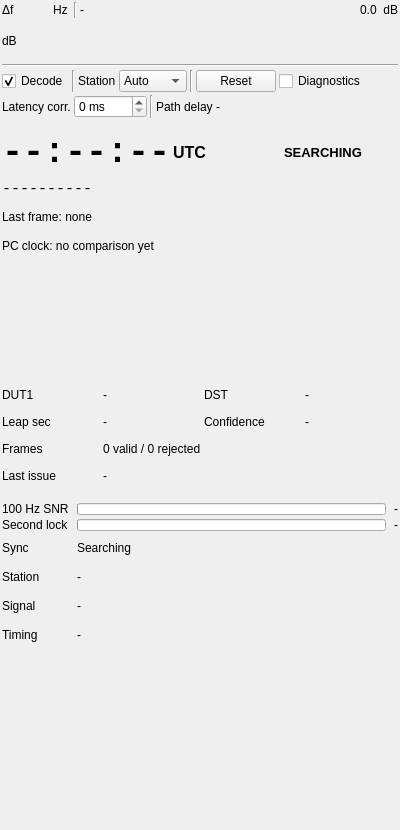
<?xml version="1.0" ?>
<ui version="4.0">
 
 
 <class>AHRWWVGUI</class>
 
 
 <widget class="RollupContents" name="AHRWWVGUI">
  <property name="geometry">
   <rect>
    <x>0</x>
    <y>0</y>
    <width>400</width>
    <height>830</height>
   </rect>
  </property>
  <property name="sizePolicy">
   <sizepolicy hsizetype="Expanding" vsizetype="Preferred">
    <horstretch>0</horstretch>
    <verstretch>0</verstretch>
   </sizepolicy>
  </property>
  <property name="minimumSize">
   <size>
    <width>352</width>
    <height>0</height>
   </size>
  </property>
  <property name="font">
   <font>
    <family>Liberation Sans</family>
    <pointsize>9</pointsize>
   </font>
  </property>
  <property name="focusPolicy">
   <enum>Qt::StrongFocus</enum>
  </property>
  <property name="windowTitle">
   <string>AHR WWV/WWVH Time Decoder</string>
  </property>
  <widget class="QWidget" name="settingsContainer" native="true">
   <property name="geometry">
    <rect>
     <x>0</x>
     <y>0</y>
     <width>400</width>
     <height>120</height>
    </rect>
   </property>
   <property name="minimumSize">
    <size>
     <width>350</width>
     <height>0</height>
    </size>
   </property>
   <property name="windowTitle">
    <string>Settings</string>
   </property>
   <layout class="QVBoxLayout" name="settingsContainerLayout">
    <property name="spacing">
     <number>3</number>
    </property>
    <property name="leftMargin">
     <number>2</number>
    </property>
    <property name="topMargin">
     <number>2</number>
    </property>
    <property name="rightMargin">
     <number>2</number>
    </property>
    <property name="bottomMargin">
     <number>2</number>
    </property>
    <item>
     <layout class="QHBoxLayout" name="freqLayout">
      <item>
       <widget class="QLabel" name="deltaLabel">
        <property name="text">
         <string>Δf</string>
        </property>
       </widget>
      </item>
      <item>
       <widget class="ValueDialZ" name="deltaFrequency" native="true">
        <property name="sizePolicy">
         <sizepolicy hsizetype="Maximum" vsizetype="Maximum">
          <horstretch>0</horstretch>
          <verstretch>0</verstretch>
         </sizepolicy>
        </property>
        <property name="minimumSize">
         <size>
          <width>32</width>
          <height>16</height>
         </size>
        </property>
        <property name="font">
         <font>
          <family>Liberation Mono</family>
          <pointsize>12</pointsize>
         </font>
        </property>
        <property name="cursor">
         <cursorShape>PointingHandCursor</cursorShape>
        </property>
        <property name="focusPolicy">
         <enum>Qt::StrongFocus</enum>
        </property>
        <property name="toolTip">
         <string>Channel offset from the receiver centre frequency (Hz). Put the channel on the WWV/WWVH carrier.</string>
        </property>
       </widget>
      </item>
      <item>
       <widget class="QLabel" name="deltaUnits">
        <property name="text">
         <string>Hz </string>
        </property>
       </widget>
      </item>
      <item>
       <widget class="Line" name="line1">
        <property name="orientation">
         <enum>Qt::Vertical</enum>
        </property>
       </widget>
      </item>
      <item>
       <widget class="QLabel" name="tunedFrequency">
        <property name="text">
         <string>-</string>
        </property>
        <property name="toolTip">
         <string>Absolute frequency the decoder is listening to</string>
        </property>
       </widget>
      </item>
      <item>
       <spacer name="hsp1">
        <property name="orientation">
         <enum>Qt::Horizontal</enum>
        </property>
        <property name="sizeHint" stdset="0">
         <size>
          <width>10</width>
          <height>10</height>
         </size>
        </property>
       </spacer>
      </item>
      <item>
       <layout class="QHBoxLayout" name="channelPowerLayout">
        <item>
         <widget class="QLabel" name="channelPower">
          <property name="text">
           <string>0.0</string>
          </property>
          <property name="toolTip">
           <string>Channel power</string>
          </property>
          <property name="layoutDirection">
           <enum>Qt::RightToLeft</enum>
          </property>
         </widget>
        </item>
        <item>
         <widget class="QLabel" name="channelPowerUnits">
          <property name="text">
           <string> dB</string>
          </property>
         </widget>
        </item>
       </layout>
      </item>
     </layout>
    </item>
    <item>
     <layout class="QHBoxLayout" name="powerLayout">
      <item>
       <widget class="QLabel" name="channelPowerMeterUnits">
        <property name="text">
         <string>dB</string>
        </property>
       </widget>
      </item>
      <item>
       <widget class="LevelMeterSignalDB" name="channelPowerMeter" native="true">
        <property name="sizePolicy">
         <sizepolicy hsizetype="Expanding" vsizetype="MinimumExpanding">
          <horstretch>0</horstretch>
          <verstretch>0</verstretch>
         </sizepolicy>
        </property>
        <property name="minimumSize">
         <size>
          <width>0</width>
          <height>24</height>
         </size>
        </property>
        <property name="font">
         <font>
          <family>Liberation Mono</family>
          <pointsize>8</pointsize>
         </font>
        </property>
        <property name="toolTip">
         <string>Channel level (dB). Top trace: average, bottom trace: peak, tip: peak hold</string>
        </property>
       </widget>
      </item>
     </layout>
    </item>
    <item>
     <widget class="Line" name="hl1">
      <property name="orientation">
       <enum>Qt::Horizontal</enum>
      </property>
     </widget>
    </item>
    <item>
     <layout class="QHBoxLayout" name="controlLayout">
      <item>
       <widget class="QCheckBox" name="decoderEnabled">
        <property name="text">
         <string>Decode</string>
        </property>
        <property name="checked">
         <bool>true</bool>
        </property>
        <property name="toolTip">
         <string>Run the WWV/WWVH time-code decoder</string>
        </property>
       </widget>
      </item>
      <item>
       <widget class="Line" name="line2">
        <property name="orientation">
         <enum>Qt::Vertical</enum>
        </property>
       </widget>
      </item>
      <item>
       <widget class="QLabel" name="stationLabel">
        <property name="text">
         <string>Station</string>
        </property>
       </widget>
      </item>
      <item>
       <widget class="QComboBox" name="station">
        <property name="toolTip">
         <string>Station label. Auto uses the seconds-tick tone (1000 Hz WWV, 1200 Hz WWVH). Also selects the propagation path used for the PC clock comparison.</string>
        </property>
        <item>
         <property name="text">
          <string>Auto</string>
         </property>
        </item>
        <item>
         <property name="text">
          <string>WWV</string>
         </property>
        </item>
        <item>
         <property name="text">
          <string>WWVH</string>
         </property>
        </item>
       </widget>
      </item>
      <item>
       <widget class="Line" name="line3">
        <property name="orientation">
         <enum>Qt::Vertical</enum>
        </property>
       </widget>
      </item>
      <item>
       <widget class="QPushButton" name="resetDecoder">
        <property name="text">
         <string>Reset</string>
        </property>
        <property name="toolTip">
         <string>Clear the decoder and start searching again</string>
        </property>
       </widget>
      </item>
      <item>
       <widget class="QCheckBox" name="showDiagnostics">
        <property name="text">
         <string>Diagnostics</string>
        </property>
        <property name="toolTip">
         <string>Show the 100 Hz envelope / pulse diagnostic panel</string>
        </property>
       </widget>
      </item>
      <item>
       <spacer name="hsp2">
        <property name="orientation">
         <enum>Qt::Horizontal</enum>
        </property>
        <property name="sizeHint" stdset="0">
         <size>
          <width>10</width>
          <height>10</height>
         </size>
        </property>
       </spacer>
      </item>
     </layout>
    </item>
    <item>
     <layout class="QHBoxLayout" name="latencyLayout">
      <item>
       <widget class="QLabel" name="latencyLabel">
        <property name="text">
         <string>Latency corr.</string>
        </property>
        <property name="toolTip">
         <string>Known delay between the antenna and this plugin (SDR + SDRangel buffering). Subtracted from the PC clock comparison only.</string>
        </property>
       </widget>
      </item>
      <item>
       <widget class="QSpinBox" name="latencyCorrection">
        <property name="suffix">
         <string> ms</string>
        </property>
        <property name="minimum">
         <number>0</number>
        </property>
        <property name="maximum">
         <number>2000</number>
        </property>
        <property name="toolTip">
         <string>Known receive-chain latency in ms (0 if unknown). Only affects the PC clock comparison.</string>
        </property>
       </widget>
      </item>
      <item>
       <widget class="Line" name="line4">
        <property name="orientation">
         <enum>Qt::Vertical</enum>
        </property>
       </widget>
      </item>
      <item>
       <widget class="QLabel" name="pathLabel">
        <property name="text">
         <string>Path delay</string>
        </property>
       </widget>
      </item>
      <item>
       <widget class="QLabel" name="pathDelay">
        <property name="text">
         <string>-</string>
        </property>
        <property name="toolTip">
         <string>Estimated skywave delay from the station to your position (SDRangel My Position). Removed from the PC clock comparison.</string>
        </property>
       </widget>
      </item>
      <item>
       <spacer name="hsp3">
        <property name="orientation">
         <enum>Qt::Horizontal</enum>
        </property>
        <property name="sizeHint" stdset="0">
         <size>
          <width>10</width>
          <height>10</height>
         </size>
        </property>
       </spacer>
      </item>
     </layout>
    </item>
   </layout>
  </widget>
  <widget class="QWidget" name="clockContainer" native="true">
   <property name="geometry">
    <rect>
     <x>0</x>
     <y>130</y>
     <width>400</width>
     <height>130</height>
    </rect>
   </property>
   <property name="minimumSize">
    <size>
     <width>350</width>
     <height>0</height>
    </size>
   </property>
   <property name="windowTitle">
    <string>UTC Clock</string>
   </property>
   <layout class="QVBoxLayout" name="clockContainerLayout">
    <property name="spacing">
     <number>3</number>
    </property>
    <property name="leftMargin">
     <number>2</number>
    </property>
    <property name="topMargin">
     <number>2</number>
    </property>
    <property name="rightMargin">
     <number>2</number>
    </property>
    <property name="bottomMargin">
     <number>2</number>
    </property>
    <item>
     <layout class="QHBoxLayout" name="utcLayout">
      <item>
       <widget class="QLabel" name="utcTime">
        <property name="text">
         <string>--:--:--</string>
        </property>
        <property name="toolTip">
         <string>Decoded UTC (as transmitted; your receive delay is not added)</string>
        </property>
        <property name="font">
         <font>
          <family>Liberation Mono</family>
          <pointsize>26</pointsize>
          <bold>true</bold>
         </font>
        </property>
       </widget>
      </item>
      <item>
       <widget class="QLabel" name="utcSuffix">
        <property name="text">
         <string>UTC</string>
        </property>
        <property name="font">
         <font>
          <family>Liberation Sans</family>
          <pointsize>12</pointsize>
          <bold>true</bold>
         </font>
        </property>
       </widget>
      </item>
      <item>
       <spacer name="hsp4">
        <property name="orientation">
         <enum>Qt::Horizontal</enum>
        </property>
        <property name="sizeHint" stdset="0">
         <size>
          <width>10</width>
          <height>10</height>
         </size>
        </property>
       </spacer>
      </item>
      <item>
       <widget class="QLabel" name="syncBadge">
        <property name="text">
         <string>SEARCHING</string>
        </property>
        <property name="toolTip">
         <string>Decoder state</string>
        </property>
        <property name="font">
         <font>
          <family>Liberation Sans</family>
          <pointsize>10</pointsize>
          <bold>true</bold>
         </font>
        </property>
        <property name="alignment">
         <enum>Qt::AlignCenter</enum>
        </property>
        <property name="minimumSize">
         <size>
          <width>150</width>
          <height>26</height>
         </size>
        </property>
       </widget>
      </item>
     </layout>
    </item>
    <item>
     <widget class="QLabel" name="utcDate">
      <property name="text">
       <string>----------</string>
      </property>
      <property name="toolTip">
       <string>Decoded date and day of year</string>
      </property>
      <property name="font">
       <font>
        <family>Liberation Mono</family>
        <pointsize>11</pointsize>
       </font>
      </property>
     </widget>
    </item>
    <item>
     <widget class="QLabel" name="lastFrame">
      <property name="text">
       <string>Last frame: none</string>
      </property>
      <property name="toolTip">
       <string>Most recent accepted minute frame</string>
      </property>
     </widget>
    </item>
    <item>
     <widget class="QLabel" name="pcOffset">
      <property name="text">
       <string>PC clock: no comparison yet</string>
      </property>
      <property name="toolTip">
       <string>Read-only estimate of the Windows clock against decoded UTC. Approximate: propagation, SDR buffering and software latency add uncertainty. The system clock is never changed.</string>
      </property>
     </widget>
    </item>
   </layout>
  </widget>
  <widget class="QWidget" name="codeContainer" native="true">
   <property name="geometry">
    <rect>
     <x>0</x>
     <y>270</y>
     <width>400</width>
     <height>220</height>
    </rect>
   </property>
   <property name="minimumSize">
    <size>
     <width>350</width>
     <height>0</height>
    </size>
   </property>
   <property name="windowTitle">
    <string>Time Code</string>
   </property>
   <layout class="QVBoxLayout" name="codeContainerLayout">
    <property name="spacing">
     <number>3</number>
    </property>
    <property name="leftMargin">
     <number>2</number>
    </property>
    <property name="topMargin">
     <number>2</number>
    </property>
    <property name="rightMargin">
     <number>2</number>
    </property>
    <property name="bottomMargin">
     <number>2</number>
    </property>
    <item>
     <widget class="AHRWWVTimeCodeStrip" name="timeCodeStrip" native="true">
      <property name="minimumSize">
       <size>
        <width>260</width>
        <height>100</height>
       </size>
      </property>
      <property name="toolTip">
       <string>Received symbols this minute. Hover a cell for its meaning.</string>
      </property>
     </widget>
    </item>
    <item>
     <layout class="QGridLayout" name="fieldsLayout">
      <property name="horizontalSpacing">
       <number>8</number>
      </property>
      <property name="verticalSpacing">
       <number>2</number>
      </property>
      <item row="0" column="0">
       <widget class="QLabel" name="dut1Label">
        <property name="text">
         <string>DUT1</string>
        </property>
       </widget>
      </item>
      <item row="0" column="1">
       <widget class="QLabel" name="dut1Value">
        <property name="text">
         <string>-</string>
        </property>
        <property name="toolTip">
         <string>UT1 - UTC correction carried in the time code</string>
        </property>
       </widget>
      </item>
      <item row="0" column="2">
       <widget class="QLabel" name="dstLabel">
        <property name="text">
         <string>DST</string>
        </property>
       </widget>
      </item>
      <item row="0" column="3">
       <widget class="QLabel" name="dstValue">
        <property name="text">
         <string>-</string>
        </property>
        <property name="toolTip">
         <string>US daylight saving time bits (DST1 bit 55, DST2 bit 2)</string>
        </property>
       </widget>
      </item>
      <item row="1" column="0">
       <widget class="QLabel" name="lswLabel">
        <property name="text">
         <string>Leap sec</string>
        </property>
       </widget>
      </item>
      <item row="1" column="1">
       <widget class="QLabel" name="lswValue">
        <property name="text">
         <string>-</string>
        </property>
        <property name="toolTip">
         <string>Leap second warning bit (3)</string>
        </property>
       </widget>
      </item>
      <item row="1" column="2">
       <widget class="QLabel" name="confLabel">
        <property name="text">
         <string>Confidence</string>
        </property>
       </widget>
      </item>
      <item row="1" column="3">
       <widget class="QLabel" name="confidenceValue">
        <property name="text">
         <string>-</string>
        </property>
        <property name="toolTip">
         <string>Weakest field margin of the last frame (1.0 = clean)</string>
        </property>
       </widget>
      </item>
      <item row="2" column="0">
       <widget class="QLabel" name="framesLabel">
        <property name="text">
         <string>Frames</string>
        </property>
       </widget>
      </item>
      <item row="2" column="1" colspan="3">
       <widget class="QLabel" name="framesValue">
        <property name="text">
         <string>0 valid / 0 rejected</string>
        </property>
        <property name="toolTip">
         <string>Frames accepted / rejected since the last reset</string>
        </property>
       </widget>
      </item>
      <item row="3" column="0">
       <widget class="QLabel" name="problemLabel">
        <property name="text">
         <string>Last issue</string>
        </property>
       </widget>
      </item>
      <item row="3" column="1" colspan="3">
       <widget class="QLabel" name="problemValue">
        <property name="text">
         <string>-</string>
        </property>
        <property name="toolTip">
         <string>Why the last frame was not accepted, if it was not</string>
        </property>
       </widget>
      </item>
     </layout>
    </item>
   </layout>
  </widget>
  <widget class="QWidget" name="signalContainer" native="true">
   <property name="geometry">
    <rect>
     <x>0</x>
     <y>500</y>
     <width>400</width>
     <height>150</height>
    </rect>
   </property>
   <property name="minimumSize">
    <size>
     <width>350</width>
     <height>0</height>
    </size>
   </property>
   <property name="windowTitle">
    <string>Signal</string>
   </property>
   <layout class="QVBoxLayout" name="signalContainerLayout">
    <property name="spacing">
     <number>3</number>
    </property>
    <property name="leftMargin">
     <number>2</number>
    </property>
    <property name="topMargin">
     <number>2</number>
    </property>
    <property name="rightMargin">
     <number>2</number>
    </property>
    <property name="bottomMargin">
     <number>2</number>
    </property>
    <item>
     <layout class="QGridLayout" name="signalLayout">
      <property name="horizontalSpacing">
       <number>8</number>
      </property>
      <property name="verticalSpacing">
       <number>2</number>
      </property>
      <item row="0" column="0">
       <widget class="QLabel" name="snrLabel">
        <property name="text">
         <string>100 Hz SNR</string>
        </property>
       </widget>
      </item>
      <item row="0" column="1">
       <widget class="QProgressBar" name="snrBar">
        <property name="maximum">
         <number>100</number>
        </property>
        <property name="value">
         <number>0</number>
        </property>
        <property name="textVisible">
         <bool>false</bool>
        </property>
        <property name="maximumSize">
         <size>
          <width>16777215</width>
          <height>12</height>
         </size>
        </property>
        <property name="toolTip">
         <string>Time-code subcarrier signal-to-noise (0-30 dB)</string>
        </property>
       </widget>
      </item>
      <item row="0" column="2">
       <widget class="QLabel" name="snrValue">
        <property name="text">
         <string>-</string>
        </property>
       </widget>
      </item>
      <item row="1" column="0">
       <widget class="QLabel" name="lockLabel">
        <property name="text">
         <string>Second lock</string>
        </property>
       </widget>
      </item>
      <item row="1" column="1">
       <widget class="QProgressBar" name="lockBar">
        <property name="maximum">
         <number>100</number>
        </property>
        <property name="value">
         <number>0</number>
        </property>
        <property name="textVisible">
         <bool>false</bool>
        </property>
        <property name="maximumSize">
         <size>
          <width>16777215</width>
          <height>12</height>
         </size>
        </property>
        <property name="toolTip">
         <string>Strength of the once-per-second pulse pattern</string>
        </property>
       </widget>
      </item>
      <item row="1" column="2">
       <widget class="QLabel" name="lockValue">
        <property name="text">
         <string>-</string>
        </property>
       </widget>
      </item>
      <item row="2" column="0">
       <widget class="QLabel" name="stateLabel">
        <property name="text">
         <string>Sync</string>
        </property>
       </widget>
      </item>
      <item row="2" column="1" colspan="2">
       <widget class="QLabel" name="stateValue">
        <property name="text">
         <string>Searching</string>
        </property>
       </widget>
      </item>
      <item row="3" column="0">
       <widget class="QLabel" name="stationHeardLabel">
        <property name="text">
         <string>Station</string>
        </property>
       </widget>
      </item>
      <item row="3" column="1" colspan="2">
       <widget class="QLabel" name="stationValue">
        <property name="text">
         <string>-</string>
        </property>
        <property name="toolTip">
         <string>Seconds-tick tone: 1000 Hz = WWV, 1200 Hz = WWVH</string>
        </property>
       </widget>
      </item>
      <item row="4" column="0">
       <widget class="QLabel" name="signalLabel">
        <property name="text">
         <string>Signal</string>
        </property>
       </widget>
      </item>
      <item row="4" column="1" colspan="2">
       <widget class="QLabel" name="signalValue">
        <property name="text">
         <string>-</string>
        </property>
        <property name="toolTip">
         <string>Whether samples are arriving and the time code is being received</string>
        </property>
       </widget>
      </item>
      <item row="5" column="0">
       <widget class="QLabel" name="timingLabel">
        <property name="text">
         <string>Timing</string>
        </property>
       </widget>
      </item>
      <item row="5" column="1" colspan="2">
       <widget class="QLabel" name="timingValue">
        <property name="text">
         <string>-</string>
        </property>
        <property name="toolTip">
         <string>Edge jitter, receiver sample-clock error and time uncertainty (1 sigma)</string>
        </property>
       </widget>
      </item>
     </layout>
    </item>
   </layout>
  </widget>
  <widget class="QWidget" name="diagContainer" native="true">
   <property name="geometry">
    <rect>
     <x>0</x>
     <y>660</y>
     <width>400</width>
     <height>160</height>
    </rect>
   </property>
   <property name="minimumSize">
    <size>
     <width>350</width>
     <height>0</height>
    </size>
   </property>
   <property name="windowTitle">
    <string>Diagnostics</string>
   </property>
   <layout class="QVBoxLayout" name="diagContainerLayout">
    <property name="spacing">
     <number>3</number>
    </property>
    <property name="leftMargin">
     <number>2</number>
    </property>
    <property name="topMargin">
     <number>2</number>
    </property>
    <property name="rightMargin">
     <number>2</number>
    </property>
    <property name="bottomMargin">
     <number>2</number>
    </property>
    <item>
     <widget class="AHRWWVEnvelopePlot" name="envelopePlot" native="true">
      <property name="minimumSize">
       <size>
        <width>200</width>
        <height>120</height>
       </size>
      </property>
     </widget>
    </item>
   </layout>
  </widget>
 </widget>
 
 
 <customwidgets>
  
  
  <customwidget>
   <class>RollupContents</class>
   <extends>QWidget</extends>
   <header>gui/rollupcontents.h</header>
   <container>1</container>
  </customwidget>
  
  
  <customwidget>
   <class>LevelMeterSignalDB</class>
   <extends>QWidget</extends>
   <header>gui/levelmeter.h</header>
   <container>1</container>
  </customwidget>
  
  
  <customwidget>
   <class>ValueDialZ</class>
   <extends>QWidget</extends>
   <header>gui/valuedialz.h</header>
   <container>1</container>
  </customwidget>
  
  
  <customwidget>
   <class>AHRWWVTimeCodeStrip</class>
   <extends>QWidget</extends>
   <header>ahrwwvwidgets.h</header>
   <container>1</container>
  </customwidget>
  
  
  <customwidget>
   <class>AHRWWVEnvelopePlot</class>
   <extends>QWidget</extends>
   <header>ahrwwvwidgets.h</header>
   <container>1</container>
  </customwidget>
  
 
 </customwidgets>
 
 
 <resources/>
 
 
 <connections/>
 

</ui>
